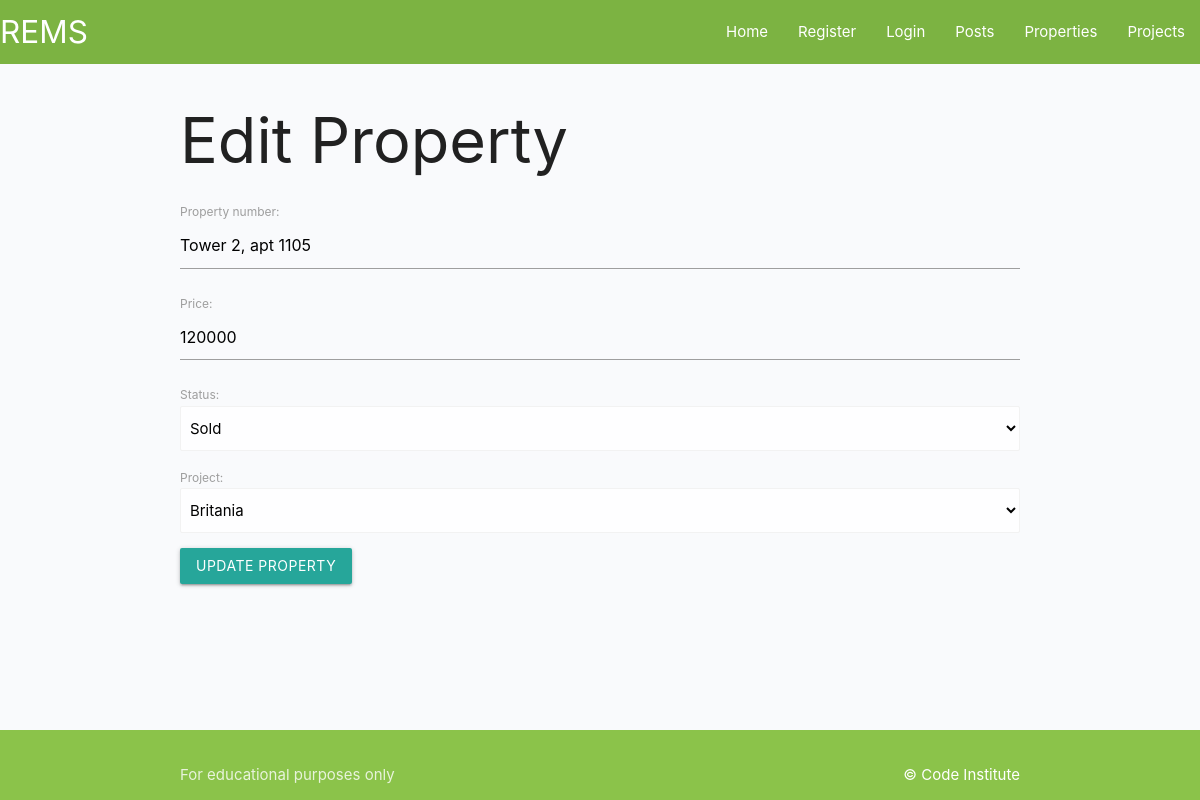
Before: /edit/1 with the older database file.
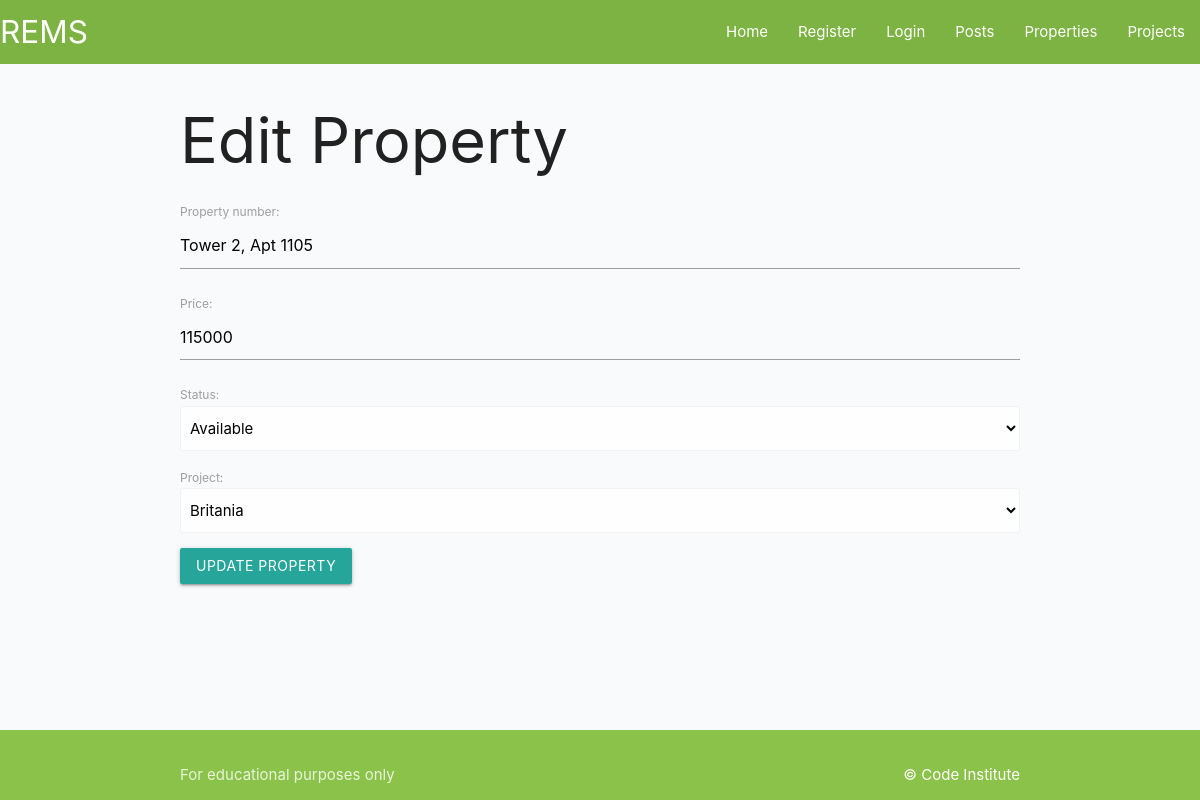
After: the same page with the newer database file.
### todo/models.py (models this page shows, shortened)
class Property(models.Model):
    PropertyStatus= models.TextChoices("PropertyStatus", "Available Quoted Reserved Rejected Sold")
    property_number = models.CharField(max_length=50, null=False, blank=False)
    Status = models.CharField(blank=True, choices=PropertyStatus.choices, max_length=10)
    Price = models.IntegerField(null=False, blank=False)
    project = models.ForeignKey(Project, on_delete=models.CASCADE)

### todo/views.py (the view)
# urls.py: path('edit/<property_id>', views.edit_property, name='edit'),
def edit_property(request, property_id):
    property = get_object_or_404(Property, id=property_id)
    if request.method == 'POST':
        form = PropertyForm(request.POST, instance=property)
        if form.is_valid():
            form.save()
            return redirect('properties')
    form = PropertyForm(instance=property)
    context = {
        'form': form
    }
    return render(request, 'edit_property.html', context)

### todo/forms.py
class PropertyForm(forms.ModelForm):
    class Meta:
        model = Property
        fields = ['property_number', 'Price', 'Status', 'project']

### todo/models.py (called while the page is built)
    def __str__(self):
        return self.project_name

### templates/edit_property.html (shortened to what this page needs)
{% extends "base.html" %}
{% block content %}
    <main class="container">
        <h1>Edit Property</h1>
        <form method="POST">
            {{ form.as_p }}
            <div>
                <p>
                    <button type="submit" class="waves-effect waves-light btn">Update Property</button>
                </p>
            </div>
        </form>
    </main>
    {%endblock%}

Changed rows visible on the page:
changed Property "Britania": property_number "Tower 2, apt 1105" → "Tower 2, Apt 1105"; Price "120000" → "115000"; Status "Sold" → "Available"
